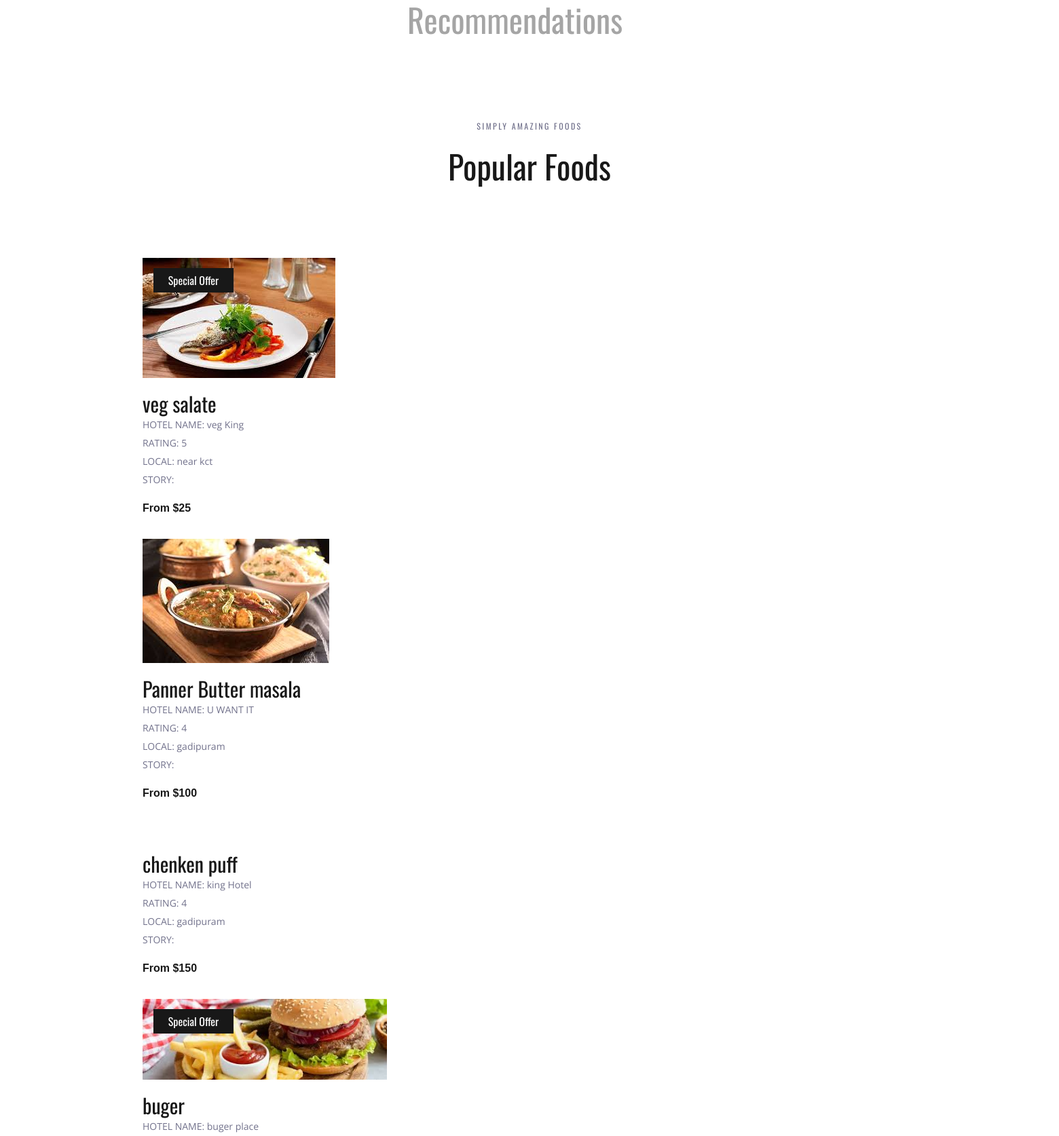
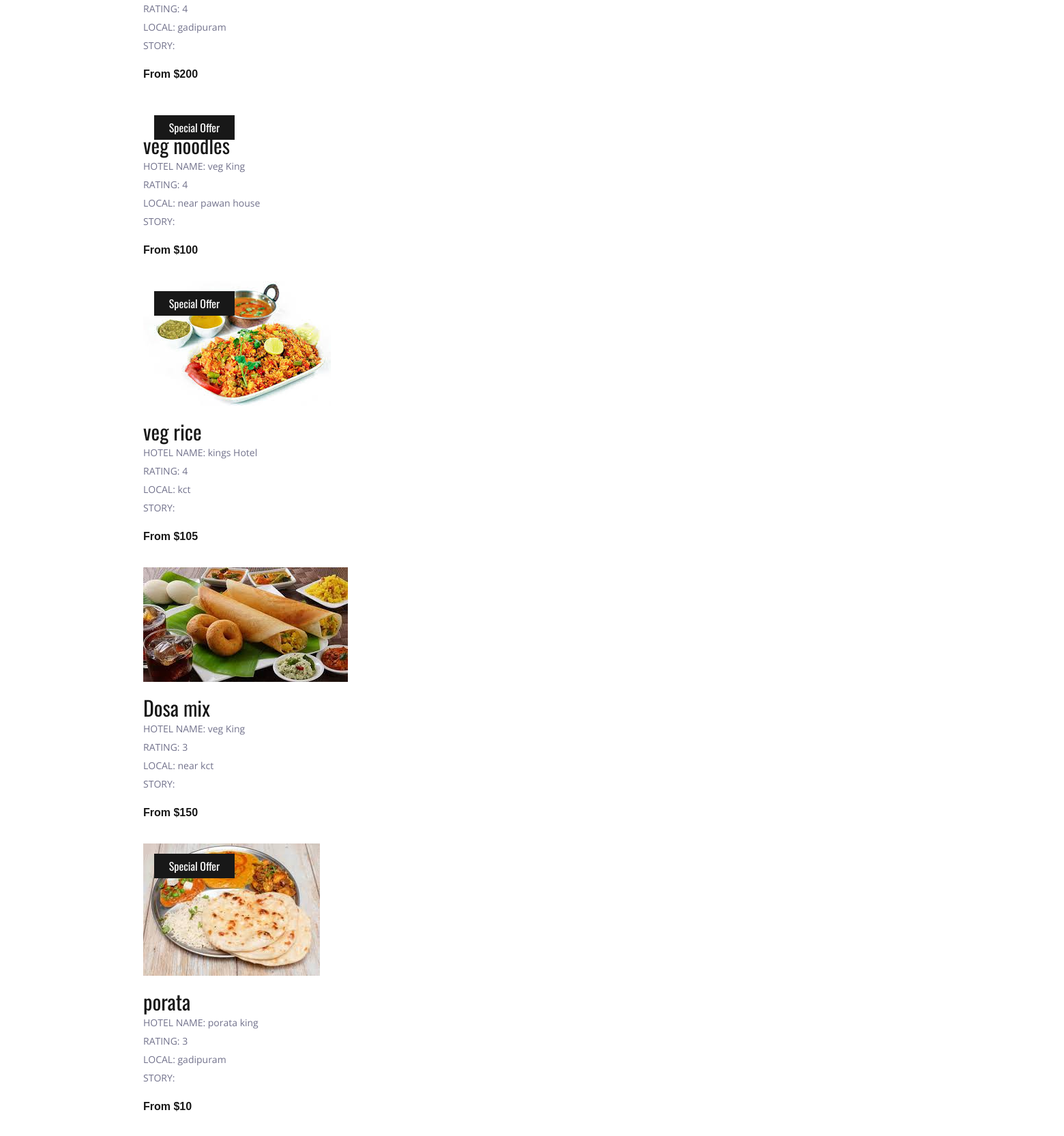
Page /rcfood (upper part) on the committed database (2 pictures, top to bottom).
### index/models.py (models this page shows)
class food(models.Model):
    name=models.CharField(max_length=100)
    price=models.IntegerField()
    hotel_name=models.CharField(max_length=100)
    rating=models.IntegerField()
    location=models.CharField(max_length=100)
    img=models.ImageField(upload_to='pics')
    offer=models.BooleanField(default=False)

### index/views.py (the view)
# urls.py: path('rcfood',views.rcfood,name="rcfood")
def rcfood(request):
    if request.method=='POST':
        op=request.POST['rb']
        foods=food.objects.all()
        l=len(foods)
        if l <=10:
           Popular_foods=foods.order_by('-rating')
        else :
           Popular_foods=foods.order_by('-rating')[:3]
        if op == 'cost':
           foods=foods.order_by('price')
        elif op == 'rating':
           foods=foods.order_by('-rating')
        elif op == 'time':
            foods=foods.order_by('location')
        elif op=='offer':
            pass
        return render(request,'recpage.html',{"Popular_foods":Popular_foods,"foods":foods})
    else :
        foods=food.objects.all()
        l=len(foods)
        if l <=10:
           Popular_foods=foods.order_by('-rating')
        else :
           Popular_foods=foods.order_by('-rating')[:3]
        foods=foods.reverse()
        return render(request,'recpage.html',{"Popular_foods":Popular_foods,"foods":foods})

### templates/recpage.html (shortened to what this page needs)
{% load static %}
<!DOCTYPE html>
<html>
<head>
<link rel="stylesheet" type="text/css" href="{% static 'styles/bootstrap4/bootstrap.min.css' %}">
<link href="{%static 'plugins/font-awesome-4.7.0/css/font-awesome.min.css' %}" rel="stylesheet" type="text/css">
<link rel="stylesheet" type="text/css" href="{%static 'plugins/OwlCarousel2-2.2.1/owl.carousel.css' %}">
<link rel="stylesheet" type="text/css" href="{%static 'plugins/OwlCarousel2-2.2.1/owl.theme.default.css' %}">
<link rel="stylesheet" type="text/css" href="{%static 'plugins/OwlCarousel2-2.2.1/animate.css' %}">
<link rel="stylesheet" type="text/css" href="{%static 'styles/main_styles.css' %}">
<link rel="stylesheet" type="text/css" href="{%static 'styles/responsive.css' %}">
</head>
<body>
<h2 class="tptx">Recommendations</h2>
		<div class="destinations" id="destinations">
			<div class="container">
				<div class="row">
					<div class="col text-center">
						<div class="section_subtitle">simply amazing Foods </div>
						<div class="section_title">
							<h2>Popular Foods</h2>
						</div>
					</div>
				</div>
				<div class="row destinations_row">
					<div class="col">
						<div class="destinations_container item_grid">
							{% for food in Popular_foods %}
							<div class="destination item">
								<div class="destination_image">
                  <img src="{{food.img.url}}" alt="">
									{% if food.offer %}
									<div class="spec_offer text-center"><a href="#">Special Offer</a></div>
									{% endif %}
								</div>
								<div class="destination_content">
									<div class="destination_title"><a href="destinations.html">{{food.name}}</a></div>
									<div class="destination_subtitle">
										<p>HOTEL NAME: {{food.hotel_name}} <br> RATING: {{food.rating}} <br> LOCAL: {{food.location}} <br> STORY: {{food.desc}}</p>
									</div>
									<div class="destination_price">From ${{food.price}}</div>
								</div>
							</div>
             {% endfor %}
						</div>
					</div>
				</div>
			</div>
		</div>
</body>
</html>

### static/styles/main_styles.css (style rules this page uses)
* { margin: 0; padding: 0; -webkit-font-smoothing: antialiased; -webkit-text-shadow: rgba(0,0,0,.01) 0 0 1px; text-shadow: rgba(0,0,0,.01) 0 0 1px; }
body { font-family: 'Open Sans', sans-serif; font-size: 14px; font-weight: 400; background: #FFFFFF; color: #a5a5a5; }
div { display: block; position: relative; -webkit-box-sizing: border-box; -moz-box-sizing: border-box; box-sizing: border-box; }
p { font-family: 'Open Sans', sans-serif; font-size: 14px; line-height: 1.9285; font-weight: 400; color: #72728c; -webkit-font-smoothing: antialiased; -webkit-text-shadow: rgba(0,0,0,.01) 0 0 1px; text-shadow: rgba(0,0,0,.01) 0 0 1px; }
p:last-of-type { margin-bottom: 0; }
a, a:hover, a:visited, a:active, a:link { text-decoration: none; -webkit-font-smoothing: antialiased; -webkit-text-shadow: rgba(0,0,0,.01) 0 0 1px; text-shadow: rgba(0,0,0,.01) 0 0 1px; }
h2 { font-size: 48px; }
h1, h2, h3, h4, h5, h6 { font-family: 'Oswald', sans-serif; font-weight: 400; -webkit-font-smoothing: antialiased; -webkit-text-shadow: rgba(0,0,0,.01) 0 0 1px; text-shadow: rgba(0,0,0,.01) 0 0 1px; }
.destinations { width: 100%; background: #FFFFFF; padding-top: 115px; padding-bottom: 116px; }
.section_subtitle { font-family: 'Oswald', sans-serif; font-size: 12px; font-weight: 400; color: #72728c; line-height: 0.75; text-transform: uppercase; letter-spacing: 0.2em; }
.section_title { color: #181818; margin-top: 26px; }
.destinations_row { margin-top: 99px; }
.destination_image { width: 100%; }
.destination_image img { max-width: 100%; }
.spec_offer { position: absolute; top: 15px; left: 16px; width: 118px; height: 36px; background: #181818; }
.spec_offer a { display: block; font-family: 'Oswald', sans-serif; font-size: 16px; color: #FFFFFF; line-height: 36px; font-weight: 400; }
.destinations_container { width: calc(100% + 30px); left: -15px; }
.destination { width: calc(100% / 3); padding-left: 15px; padding-right: 15px; margin-bottom: 33px; }
.destination_title { margin-top: 15px; }
.destination_title a { font-family: 'Oswald', sans-serif; font-size: 30px; font-weight: 400; color: #181818; }
.destination_subtitle { margin-top: -4px; }
.destination_price { font-size: 16px; font-weight: 700; color: #181818; margin-top: 16px; }

### templates/recpage.html (style rules this page uses)
.tptx { position:relative; left:600px; }
body { font-family: Arial, Helvetica, sans-serif; }
* { box-sizing: border-box; }
.row { display: flex; }

### rows in the picture
food: img (picture), offer "Special Offer", name "veg salate", hotel_name "veg King", rating "5", location "near kct", price "25"
food: img (picture), name "Panner Butter masala", hotel_name "U WANT IT", rating "4", location "gadipuram", price "100"
food: name "chenken puff", hotel_name "king Hotel", rating "4", location "gadipuram", price "150"
food: img (picture), offer "Special Offer", name "buger", hotel_name "buger place", rating "4", location "gadipuram", price "200"
food: offer "Special Offer", name "veg noodles", hotel_name "veg King", rating "4", location "near pawan house", price "100"
food: img (picture), offer "Special Offer", name "veg rice", hotel_name "kings Hotel", rating "4", location "kct", price "105"
food: img (picture), name "Dosa mix", hotel_name "veg King", rating "3", location "near kct", price "150"
food: img (picture), offer "Special Offer", name "porata", hotel_name "porata king", rating "3", location "gadipuram", price "10"
